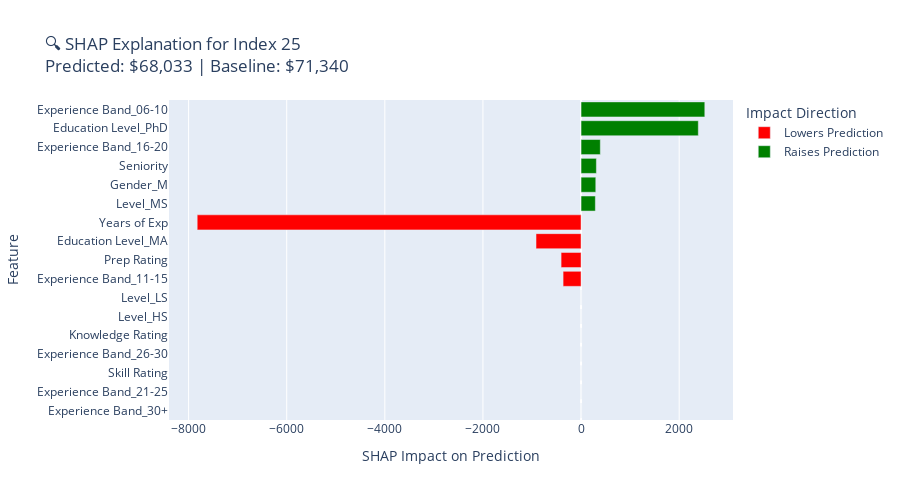

The code cell stored with this chart in its notebook:
### Code cell
# Set the original index from df (can be anything in df)
original_index = target_index  # 👈 change this to whichever row you want to explain

# Make sure that row exists
if original_index not in df_encoded.index:
    raise ValueError(f"Index {original_index} not found in original data!")

# Match exact features used for training
x_target = df_encoded.loc[[original_index], X_clean.columns]

# SHAP: Use KernelExplainer (you already fit model_noOuts earlier)
explainer = shap.KernelExplainer(model_noOuts.predict, X_clean)
shap_values = explainer.shap_values(x_target)

# Create SHAP DataFrame for display
shap_df = pd.DataFrame({
    "Feature": x_target.columns,
    "Value": x_target.iloc[0].values,
    "SHAP Impact": shap_values[0]
})
shap_df["Abs Impact"] = shap_df["SHAP Impact"].abs()
shap_df["Impact Direction"] = shap_df["SHAP Impact"].apply(lambda x: "Raises Prediction" if x > 0 else "Lowers Prediction")
shap_df = shap_df.sort_values("Abs Impact", ascending=True)

baseline = float(explainer.expected_value)  # ensure it's a plain number
title = (
    f"🔍 SHAP Explanation for Index {original_index}<br>"
    f"Predicted: ${model_noOuts.predict(x_target)[0]:,.0f} | "
    f"Baseline: ${baseline:,.0f}"
)

# Interactive plot
fig = px.bar(
    shap_df,
    x="SHAP Impact",
    y="Feature",
    orientation="h",
    color="Impact Direction",
    hover_data={
        "Value": True,
        "SHAP Impact": True,
        "Feature": False,
        "Impact Direction": False
    },
    title=title,
    color_discrete_map={
        "Raises Prediction": "green",
        "Lowers Prediction": "red"
    }
)

fig.update_layout(
    xaxis_title="SHAP Impact on Prediction",
    yaxis_title="Feature",
    height=500
)

fig.show()

### Figure 1 — Plotly figure (JSON) as saved in the notebook; plotly's stock layout.template omitted (floating-point values rounded to 4 significant figures)
{"data": [{"alignmentgroup": "True", "customdata": [[false, "Lowers Prediction"], [false, "Lowers Prediction"], [0, "Lowers Prediction"], [false, "Lowers Prediction"], [0.3, "Lowers Prediction"], [true, "Lowers Prediction"], [false, "Lowers Prediction"], [false, "Lowers Prediction"], [0, "Lowers Prediction"], [false, "Lowers Prediction"], [7, "Lowers Prediction"]], "hovertemplate": "SHAP Impact=%{x}<br>Value=%{customdata[0]}<extra></extra>", "legendgroup": "Lowers Prediction", "marker": {"color": "red", "pattern": {"shape": ""}}, "name": "Lowers Prediction", "offsetgroup": "Lowers Prediction", "orientation": "h", "showlegend": true, "textposition": "auto", "type": "bar", "x": [0, 0, 0, 0, 0, 0, 0, -366.3, -407.0, -918.2, -7825.0], "xaxis": "x", "y": ["Experience Band_30+", "Experience Band_21-25", "Skill Rating", "Experience Band_26-30", "Knowledge Rating", "Level_HS", "Level_LS", "Experience Band_11-15", "Prep Rating", "Education Level_MA", "Years of Exp"], "yaxis": "y"}, {"alignmentgroup": "True", "customdata": [[false, "Raises Prediction"], [false, "Raises Prediction"], [4, "Raises Prediction"], [false, "Raises Prediction"], [true, "Raises Prediction"], [true, "Raises Prediction"]], "hovertemplate": "SHAP Impact=%{x}<br>Value=%{customdata[0]}<extra></extra>", "legendgroup": "Raises Prediction", "marker": {"color": "green", "pattern": {"shape": ""}}, "name": "Raises Prediction", "offsetgroup": "Raises Prediction", "orientation": "h", "showlegend": true, "textposition": "auto", "type": "bar", "x": [291.5, 300.0, 312.4, 392.6, 2390.0, 2522.0], "xaxis": "x", "y": ["Level_MS", "Gender_M", "Seniority", "Experience Band_16-20", "Education Level_PhD", "Experience Band_06-10"], "yaxis": "y"}], "layout": {"barmode": "relative", "height": 500, "legend": {"title": {"text": "Impact Direction"}, "tracegroupgap": 0}, "title": {"text": "🔍 SHAP Explanation for Index 25<br>Predicted: $68,033 | Baseline: $71,340"}, "xaxis": {"anchor": "y", "domain": [0, 1], "title": {"text": "SHAP Impact on Prediction"}}, "yaxis": {"anchor": "x", "domain": [0, 1], "title": {"text": "Feature"}}}}
